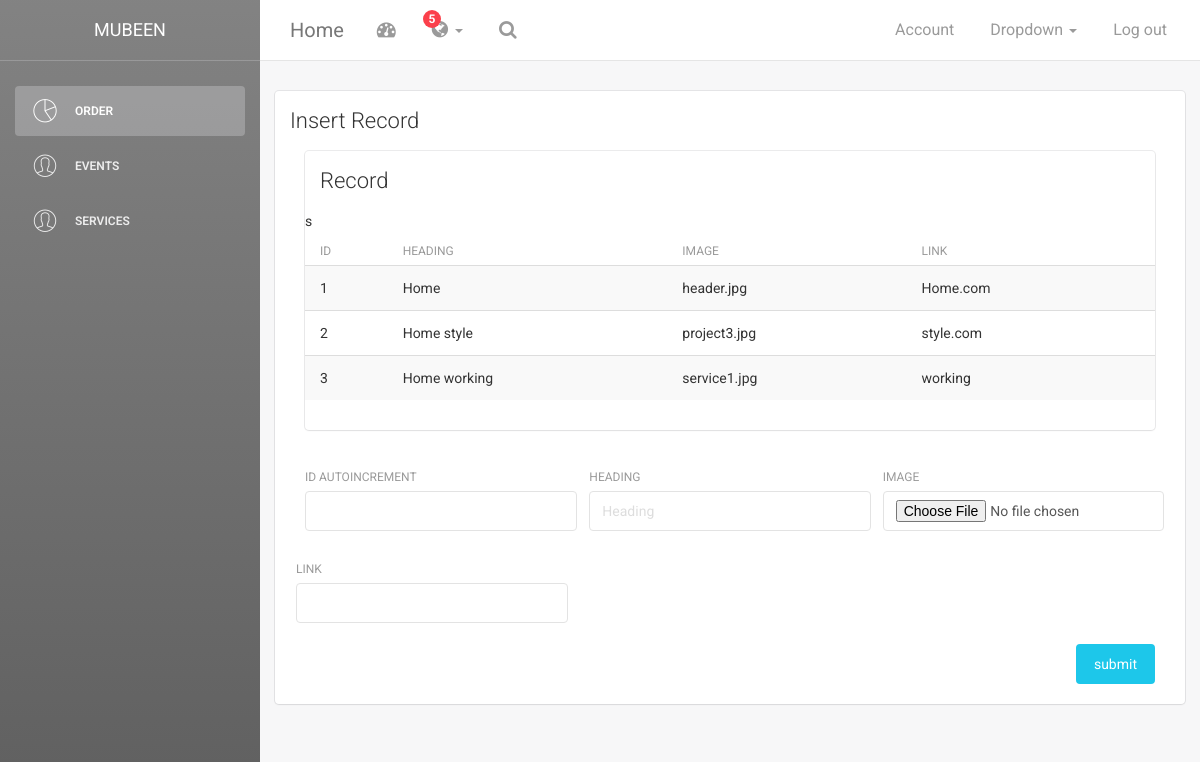
The app's page /event_admin.php (signed in) with its own data.
### tables this page shows
CREATE TABLE `projects` (
  `id` int(11) NOT NULL,
  `heading` varchar(255) NOT NULL,
  `image` text NOT NULL,
  `link` varchar(225) NOT NULL
);

### event_admin.php (the view, shortened to what this page needs)
<!doctype html>
<?php
include('head.php');
?>
<body>
<?php
include('menu.php');
?>
    <div class="main-panel">
		<nav class="navbar navbar-default navbar-fixed">
            <div class="container-fluid">
                <div class="navbar-header">
                    <a class="navbar-brand" href="#">Home</a>
                </div>
                <div class="collapse navbar-collapse">
                    <ul class="nav navbar-nav navbar-left">
                        <li>
                            <a href="#" class="dropdown-toggle" data-toggle="dropdown">
                                <i class="fa fa-dashboard"></i>
                            </a>
                        </li>
                        <li class="dropdown">
                              <a href="#" class="dropdown-toggle" data-toggle="dropdown">
                                    <i class="fa fa-globe"></i>
                                    <b class="caret hidden-sm hidden-xs"></b>
                                    <span class="notification hidden-sm hidden-xs">5</span>
                              </a>
                        </li>
                        <li>
                           <a href="">
                                <i class="fa fa-search"></i>
                            </a>
                        </li>
                    </ul>
                    <ul class="nav navbar-nav navbar-right">
                        <li>
                           <a href="">
                               <p>Account</p>
                            </a>
                        </li>
                        <li class="dropdown">
                              <a href="#" class="dropdown-toggle" data-toggle="dropdown">
                                    <p>
										Dropdown
										<b class="caret"></b>
									</p>
                              </a>
                        </li>
                        <li>
                            <a href="logout.php">
                                <p>Log out</p>
                            </a>
                        </li>
                    </ul>
                </div>
            </div>
        </nav>
        <div class="content">
            <div class="container-fluid">
                <div class="row">
                    <div class="col-md-15">
                        <div class="card">
                            <div class="header">
                                <h4 class="title">Insert Record</h4>
                            </div>
							<?php
							$edit="";
	                        $edithead="";
	                        $btn="submit";
							?>
					<div class="content">
            <div class="container-fluid">
                <div class="row">
                    <div class="col-md-12">
                        <div class="card">
                            <div class="header">
                                <h4 class="title">Record</h4>
                            </div>
                            <div class="content table-responsive table-full-width">
                                <table method="post" class="table table-hover table-striped">
               <?php
			    $selectsql="select * from  projects ";
					 $res=$connection->query($selectsql);
					 echo  "<thead>s
                                        <th>ID</th>
                                    	<th>Heading</th>
                                    	<th>Image</th>
										<th>Link</th>
                                    </thead>
                                    <tbody>";
					 	 while($home= mysqli_fetch_array($res))
						 {
							 $id=$home['id'];
							 $head=$home['heading'];
							 $image=$home['image'];
                             $link=$home['link'];
                                    echo "<tr>
                                        	<td>$id </td>
                                        	<td>$head</td>
                                        	<td>$image</td>
                                            <td>$link</td>
                                        </tr>";
						 }
                                  echo "</tbody>";
                                echo "</table>";
						   ?>
                            </div>
                        </div>
                    </div>
<div class="content">
                                <form method="post">
                                    <div class="row">
										<div class="col-md-4">
                                            <div class="form-group" >
                                               <label>ID Autoincrement</label>
                                                <input type="text" name="id" class="form-control"  value="<?php echo $edit;?>"   >
                                            </div>
                                        </div>
                                        <div class="col-md-4">
                                            <div class="form-group">
                                                <label>heading</label>
                                                <input type="text"  class="form-control" name="heading" placeholder="Heading" value="<?php echo $edithead;?>" >
                                            </div>
                                        </div>
                                        <div class="col-md-4">
                                            <div class="form-group">
                                                <label >Image</label>
                                                <input type="file"  class="form-control" name="image" >
                                            </div>
                                        </div>
                                        <div class="col-md-4">
                                            <div class="form-group">
                                                <label >Link</label>
                                                <input type="text"  class="form-control" name="link" >
                                            </div>
                                        </div>
                                    </div>
                                   <input type="submit"  class="btn btn-info btn-fill pull-right"   name="<?php echo $btn; ?>" value="<?php echo $btn; ?>">
                                    <div class="clearfix"></div>
                                </form>
                            </div>
                        </div>
                    </div>
</body>
</html>

### head.php (shortened to what this page needs)
<!doctype html>
<html lang="en">
<head>
    <link href="assets/css/bootstrap.min.css" rel="stylesheet" />
    <link href="assets/css/animate.min.css" rel="stylesheet"/>
    <link href="assets/css/light-bootstrap-dashboard.css?v=1.4.0" rel="stylesheet"/>
    <link href="assets/css/demo.css" rel="stylesheet" />
    <link href="http://maxcdn.bootstrapcdn.com/font-awesome/4.2.0/css/font-awesome.min.css" rel="stylesheet">
    <link href="assets/css/pe-icon-7-stroke.css" rel="stylesheet" />
</head>
<body>
</body>
</html>

### menu.php (shortened to what this page needs)
<?php
    if(isset($_SESSION['email']))
    {
?>
<!doctype html>
<body>
<div class="wrapper">
    <div class="sidebar" data-color="" data-image="assets/img/sidebar-4.jpg">
        <div class="sidebar-wrapper">
            <div class="logo">
                <a href="#" class="simple-text">
               <form method="post" >  <?php echo $_SESSION['email'] ;  ?> </form>
                </a>
            </div>
            <ul class="nav">
                <li class="active">
                    <a href="order_admin.php">
                        <i class="pe-7s-graph"></i>
                        <p>Order</p>
                    </a>
                </li>
                <li>
                    <a href="event_admin.php">
                        <i class="pe-7s-user"></i>
                        <p>Events</p>
                    </a>
                </li>
                <li>
                    <a href="news.php">
                        <i class="pe-7s-user"></i>
                        <p>Services</p>
                    </a>
                </li>
            </ul>
        </div>
    </div>
    </body>
    <?php
    }
    else
    {
        echo "<script>window.location='logout.php';</script>";
    }
?>
    </html>

### records on screen
projects: id "1", heading "Home", image "header.jpg", link "Home.com"
projects: id "2", heading "Home style", image "project3.jpg", link "style.com"
projects: id "3", heading "Home working", image "service1.jpg", link "working"

### other values on screen
$_SESSION['email'] "MUBEEN"
